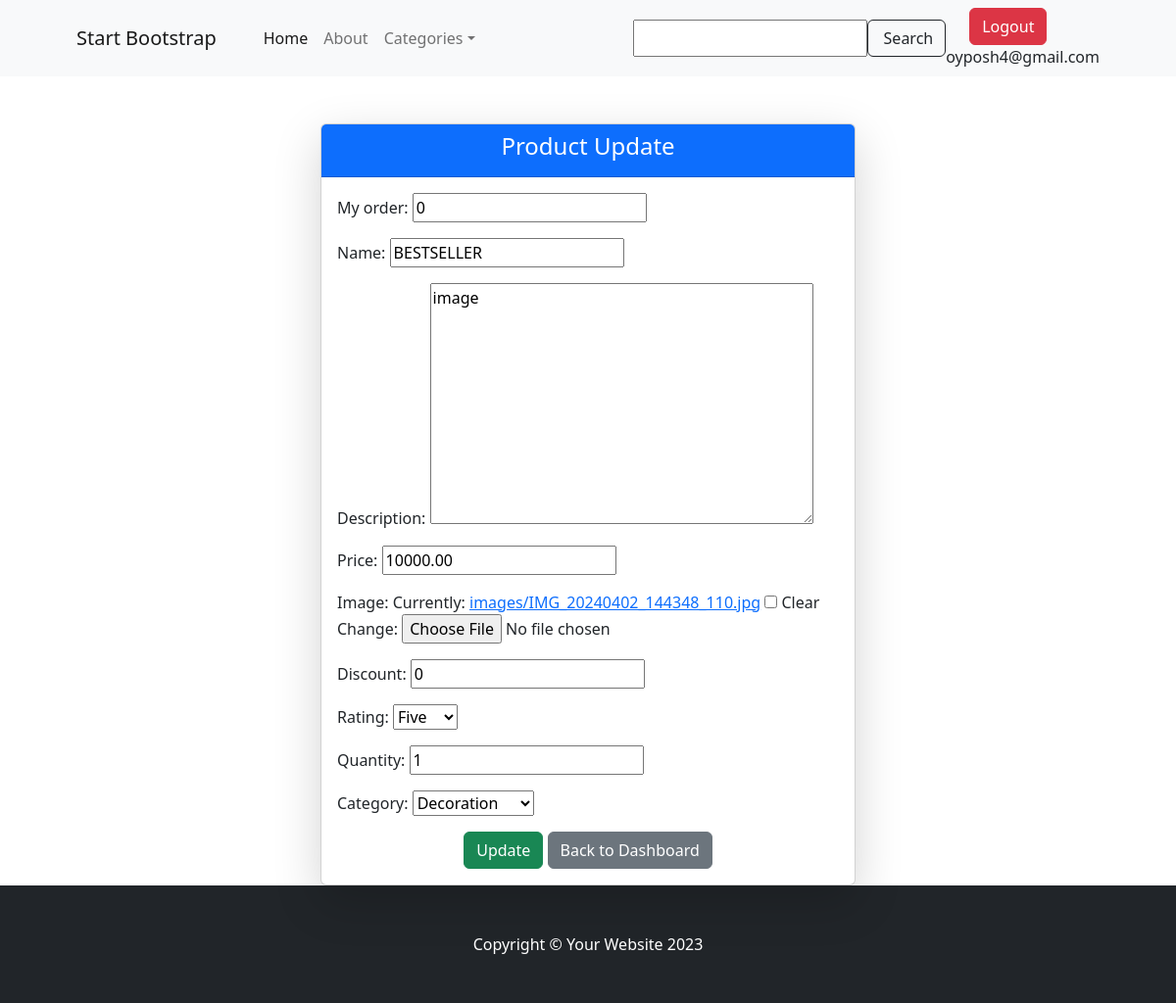
Page /shop/product-update/2/ (signed in) on the committed database.
### users/models.py (models this page shows, shortened)
class CustomUser(AbstractBaseUser, PermissionsMixin):
    email = models.EmailField(unique=True)
    is_active = models.BooleanField(default=True)
    is_staff = models.BooleanField(default=False)
    objects = CustomUserManager()
    USERNAME_FIELD = "email"
    REQUIRED_FIELDS = []

### shop/models.py (models this page shows, shortened)
class BaseModel(models.Model):
    created_at = models.DateTimeField(auto_now_add=True, null=True, blank=True)
    updated_at = models.DateTimeField(auto_now=True, null=True, blank=True)
    my_order = models.PositiveIntegerField(null=True, blank=True, default=0)
    class Meta:
        abstract = True

class Product(BaseModel):
    class RatingChoice(models.IntegerChoices):
        ONE = 1
        TWO = 2
        THREE = 3
        FOUR = 4
        FIVE = 5
    name = models.CharField(max_length=255, unique=True)
    description = models.TextField(null=True, blank=True)
    price = models.DecimalField(max_digits=14, decimal_places=2)
    image = models.ImageField(upload_to='images/', null=True, blank=True)
    discount = models.PositiveIntegerField(default=0)
    rating = models.PositiveIntegerField(choices=RatingChoice.choices, default=RatingChoice.ONE.value)
    quantity = models.PositiveIntegerField(default=1)
    category = models.ForeignKey(Category, on_delete=models.CASCADE, related_name='products', null=True, blank=True)
    class Meta:
        db_table = 'product'

### shop/views.py (the view)
# urls.py: path('product-update/<int:product_id>/', views.product_update, name='product_update'),
@login_required(login_url='/admin/')
def product_update(request, product_id):
    product = get_object_or_404(Product, id=product_id)
    form = ProductModelForm(instance=product)
    if request.method == 'POST':
        form = ProductModelForm(request.POST, request.FILES, instance=product)
        if form.is_valid():
            form.save()
            return redirect('product_detail', product_id)
    context = {
        'product': product,
        'form': form,
        'action': 'Update'
    }
    return render(request, 'shop/product-update.html', context)

### shop/forms.py
class ProductModelForm(forms.ModelForm):
    class Meta:
        model = Product
        exclude = ()

### shop/models.py (called while the page is built)
    def __str__(self):
        return self.title

### shop/templates/shop/product-update.html (shortened to what this page needs)
{% extends 'shop/base/base.html' %}
{% block product_update_content %}
    <div class="container mt-5">
        <div class="row justify-content-center">
            <div class="col-md-6">
                <div class="card shadow-lg">
                    <div class="card-header bg-primary text-white text-center">
                        <h4>Product {{ action }}</h4>
                    </div>
                    <div class="card-body">
                        <form method="post" enctype="multipart/form-data"
                              action="{% url 'shop:product_update' product.id %}">
                            {{ form.as_p }}
                            <div class="text-center">
                                <button type="submit" class="btn btn-success">{{ action }}</button>
                                <a href="{% url 'shop:index' %}">
                                    <button type="button" class="btn btn-secondary">Back to Dashboard</button>
                                </a>
                            </div>
                        </form>
                    </div>
                </div>
            </div>
        </div>
    </div>
{% endblock %}

### shop/templates/shop/base/base.html (shortened to what this page needs)
{% load register_tags %}
{% load static %}
<!DOCTYPE html>
<html lang="en">
<head>
    <link href="https://cdn.jsdelivr.net/npm/bootstrap-icons@1.5.0/font/bootstrap-icons.css" rel="stylesheet"/>
    <link href="{% static 'shop/css/styles.css' %}" rel="stylesheet"/>
</head>
<body>
<nav class="navbar navbar-expand-lg navbar-light bg-light">
    <div class="container px-4 px-lg-5">
        <a class="navbar-brand" href="{% url 'shop:index' %}">Start Bootstrap</a>
        <div class="collapse navbar-collapse" id="navbarSupportedContent">
            <ul class="navbar-nav me-auto mb-2 mb-lg-0 ms-lg-4">
                <li class="nav-item"><a class="nav-link active" aria-current="page" href="">Home</a></li>
                <li class="nav-item"><a class="nav-link" href="">About</a></li>
                <li class="nav-item dropdown">
                    <a class="nav-link dropdown-toggle" id="navbarDropdown" href="#" role="button"
                       data-bs-toggle="dropdown" aria-expanded="false">Categories</a>
                </li>
            </ul>
            <form class="d-flex">
                <input type="text" name="q" class="form-contro">
                <button class="btn btn-outline-dark" type="submit">
                    Search
                </button>
            </form>
            {% if user.is_authenticated %}
                <form method="post" action="{% url 'users:logout_page' %}">
                    <div class="navbar-nav me-auto mb-2 mb-lg-0 ms-lg-4">
                        <button type="submit" class="btn btn-danger">Logout</button>
                    </div>
                    {{ user.email }}
                </form>
            {% else %}
                <div class="navbar-nav me-auto mb-2 mb-lg-0 ms-lg-4">
                    <a href="{% url 'users:login_page' %}">
                        <button type="button" class="btn btn-primary">Login</button>
                    </a>
                </div>
            {% endif %}
        </div>
    </div>
</nav>
{% block product_update_content %}
{% endblock %}
<footer class="py-5 bg-dark">
    <div class="container"><p class="m-0 text-center text-white">Copyright &copy; Your Website 2023</p></div>
</footer>
</body>
</html>

### rows in the picture
CustomUser: email "oyposh4@gmail.com"
Product: my_order "0", name "BESTSELLER", description "image", price "10000.00", discount "0", rating "Five", quantity "1", category "Decoration"

### other values in the picture
{{ action }} "Update"
